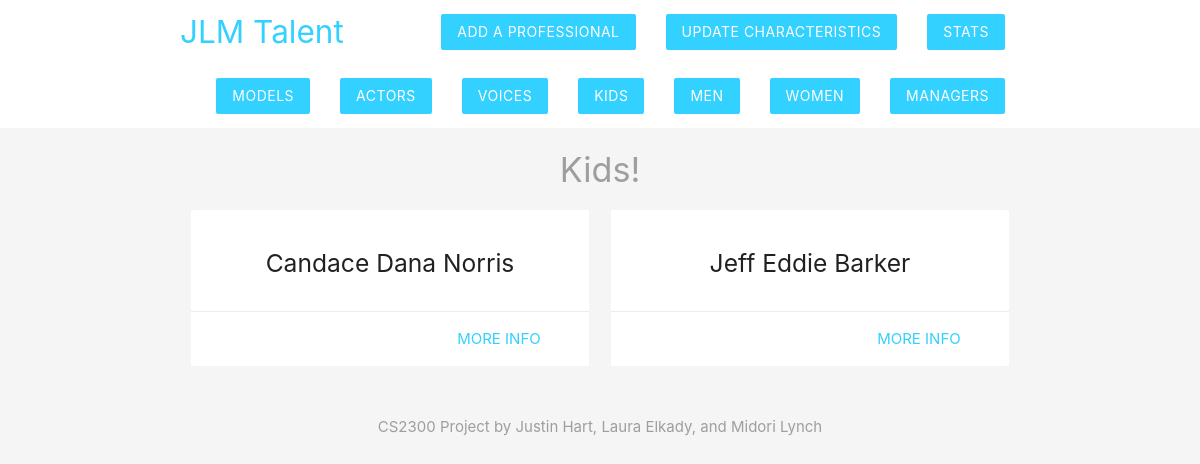
/test/kid.php, run on the app's committed database.
### tables this page shows
CREATE TABLE PROFESSIONALS(IDno varchar(80) NOT NULL,
Fname varchar(80) NOT NULL,
Mname varchar(80),
Lname varchar(80) NOT NULL,
UID varchar(80),
ManID varchar(80),
PRIMARY KEY (IDno),
FOREIGN KEY (UID) REFERENCES UNIONS(UnionID),
FOREIGN KEY(ManID) REFERENCES Manager(ManagerID)
);

### test/kid.php (the view, shortened to what this page needs)
<?php
include('config/db_connect.php');
$sql = 'SELECT professionals.Fname, professionals.Mname, professionals.Lname, professionals.IDno FROM professionals, child WHERE child.ProfID = professionals.IDno GROUP BY child.ProfID;';
$result = mysqli_query($conn, $sql);
$ks = mysqli_fetch_all($result, MYSQLI_ASSOC);
?>
<!DOCTYPE html>
<html>
	<?php include('templates/header.php'); ?>
	<h4 class="center grey-text">Kids!</h4>
	<div class="container">
		<div class="row">
			<?php foreach($ks as $k){ ?>
				<div class="col s6 md3">
					<div class="card z-depth-0">
						<div class="card-content center">
							<h5><?php echo htmlspecialchars($k['Fname']); echo " "; echo htmlspecialchars($k['Mname']); echo " ";  echo htmlspecialchars($k['Lname']) ?></h5>
						</div>
						<div class="card-action right-align">
							<a class="brand-text" href="details.php?id=<?php echo $k['IDno']?>">more info</a>
						</div>
					</div>
				</div>
			<?php } ?>
		</div>
	</div>
	<?php include('templates/footer.php'); ?>
</html>

### test/templates/header.php (style rules this page uses)
.brand-text { color: #33D1FF !important; }

### data on the page
professionals: Fname "Candace", Mname "Dana", Lname "Norris"
professionals: Fname "Jeff", Mname "Eddie", Lname "Barker"
